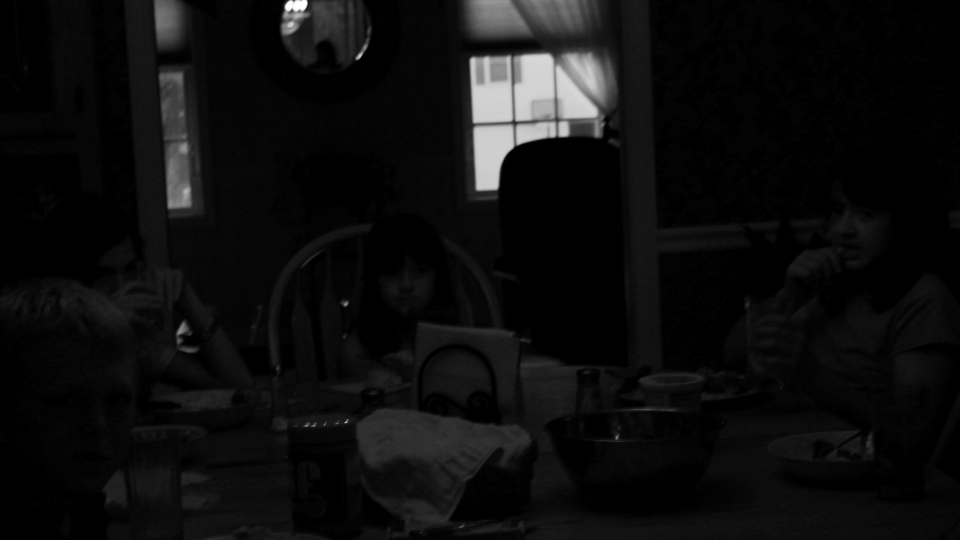
#> input picture image.png, 1920 x 1080 px (shown at 1/2 size)
$ jupyter execute cv2.ipynb
#> lines starting #> are read from the running program, lines starting #| are printed output that depends on the picture; after the words box and inside, x2 and y2 are one past the last pixel; in counts of white or black regions, pixels touching at a corner belong together
#### Packages to use:

[cell 1]
import cv2
import numpy as np
import matplotlib.pyplot as plt

####    Exporting the image to python environment:

[cell 2]
img = cv2.imread('image.png')
#> img is the input picture: shape (1080, 1920, 3); min 0, max 255, mean 13.6
grey_img = cv2.cvtColor(img, cv2.COLOR_BGR2GRAY)

####    Draw a histogram of the image

[cell 3]
histogram = cv2.calcHist([grey_img], [0], None, [256], [0, 256])
#> histogram = 256 values, max 603667 at index 0, min 1 at index 220, mean 8100

plt.figure()
plt.title("Grayscale Histogram")
plt.xlabel("Pixel Value")
plt.ylabel("Frequency")
plt.hist(np.arange(256), bins= 256, weights=histogram, color = 'blue', alpha = 0.7)
plt.show()
#> figure, not shown here; tallest bar 603667 high, from x = 0 to 0.996

####    Histogram equalization

[cell 4]
img_equalized = cv2.equalizeHist(grey_img)
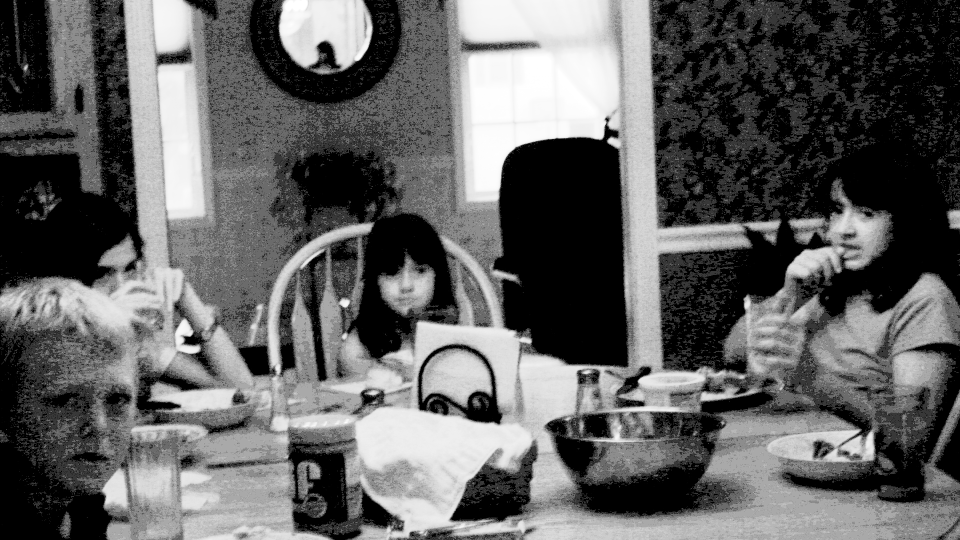
#> img_equalized: shape (1080, 1920) (shown at 1/2 size); min 0, max 255, mean 97.9
histogram_org = cv2.calcHist([grey_img] , [0], None, [256], [0, 256])
#> histogram_org has the same summary as histogram
hist_equalized = cv2.calcHist([img_equalized], [0], None, [256], [0, 256])
#> hist_equalized = 256 values, max 603667 at index 0, min 0 at index 1, mean 8100

plt.figure(figsize=(12, 6))
plt.subplot(221),plt.imshow(grey_img, cmap='gray'), plt.title('Original Image')
plt.subplot(222),plt.hist(np.arange(256), bins= 256, weights=histogram_org, color = 'blue', alpha = 0.7)
plt.title('Original Histogram')

plt.subplot(223),plt.imshow(img_equalized, cmap='gray'), plt.title('Equalized Image')
plt.subplot(224),plt.hist(np.arange(256), bins= 256, weights=hist_equalized, color = 'blue', alpha = 0.7)
plt.title('Equalized Histogram')

plt.show()
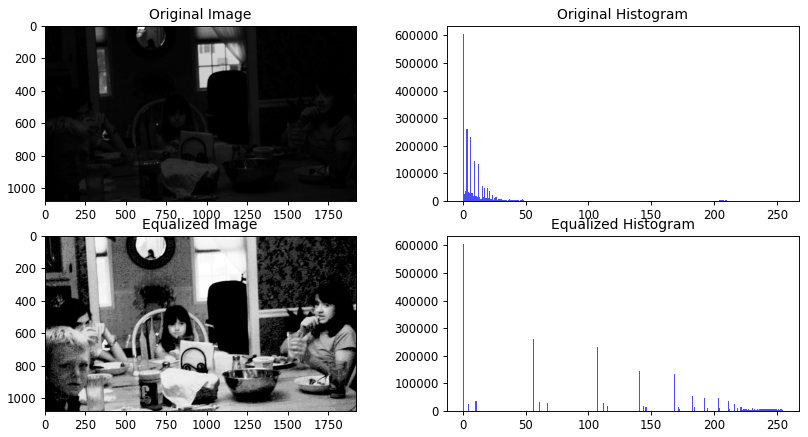
#> figure drawn by matplotlib, 4 panels; panel 2: tallest bar 603667 high, from x = 0 to 0.996; panel 4: tallest bar 603667 high, from x = 0 to 0.996

By adjusting the distribution of pixel values in the image using the “EqualizeHist” function expanding so that a better image is obtained. 0: represents black and 255 represents white is Comparing the two histograms. We can see that in our original image distributed. This results in a clearer image.

####    Double magnification processing with bicubic interpolation

[cell 5]
height, width = img_equalized.shape
#> height = 1080; width = 1920
img_enlarged = cv2.resize(img_equalized, (2*width, 2*height), interpolation = cv2.INTER_CUBIC)
hist_enlarged = cv2.calcHist([img_enlarged], [0], None, [256], [0, 256])
#> hist_enlarged = 256 values, max 2124274 at index 0, min 4914 at index 29, mean 32400

plt.figure(figsize=(12, 6))

plt.subplot(221),plt.imshow(img_enlarged, cmap='gray'), plt.title('Enlarged Image')
plt.subplot(222),plt.hist(np.arange(256), bins= 256, weights=hist_enlarged, color = 'blue', alpha = 0.7)

plt.title('Enlarged Histogram')
plt.show()
#> figure, not shown here; panel 2: tallest bar 2124274 high, from x = 0 to 0.996

With the help of the Resize function, we can use this value to resize the image to whatever size we want to create.
we do not multiply. The large drop in the black value in the histogram is due to the equalization process. is due to the synchronization process. The formation of tiny pyramids of 50, 100, 150 is probably the result may be due to an effort to emphasize certain tones

####    Görüntüye unsharp masking ve highboost filtering uygulama işlemi

[cell 6]
blurred = cv2.GaussianBlur(img_enlarged, (5, 5), 2)
unsarp_mask = cv2.addWeighted(img_enlarged, 1.5, blurred, 0, -1)
highboost_filter = cv2.addWeighted(img_enlarged, 2.5, unsarp_mask, 0, -1)


plt.figure(figsize=(12, 10))

plt.subplot(3,2,5),plt.imshow(highboost_filter, cmap='gray'), plt.title('High-Boost Filtering')
plt.subplot(3,2,6),plt.hist(np.arange(256), bins= 256, weights=cv2.calcHist([highboost_filter], [0], None, [256], [0, 256]), color = 'blue', alpha = 0.7)


plt.title('High-Boost Filtering Histogram')
plt.show()
#> figure, not shown here; panel 2: tallest bar 4055408 high, from x = 254 to 255

Gauss filtresi uygulanarak bulanıklaştırma işlemi yapılıyor. (5, 5) çekirdek boyutunu belirtir ve 2 standart sapmayı ifade eder görüntüyü yumuşatmak için kullandık. Histogram için belirli tonların veya detayların vurgulandığını söyleyebiliriz. Görselin Daha dengeli bir hale geldiğini söyleyebiliriz.

####    The process of shifting dft2

[cell 7]
dft = cv2.dft(np.float32(highboost_filter), flags=cv2.DFT_COMPLEX_OUTPUT)
dft_shifted = np.fft.fftshift(dft)
magnitude_spectrum = 20 * np.log(cv2.magnitude(dft_shifted[:, :, 0], dft_shifted[:, :, 1]))
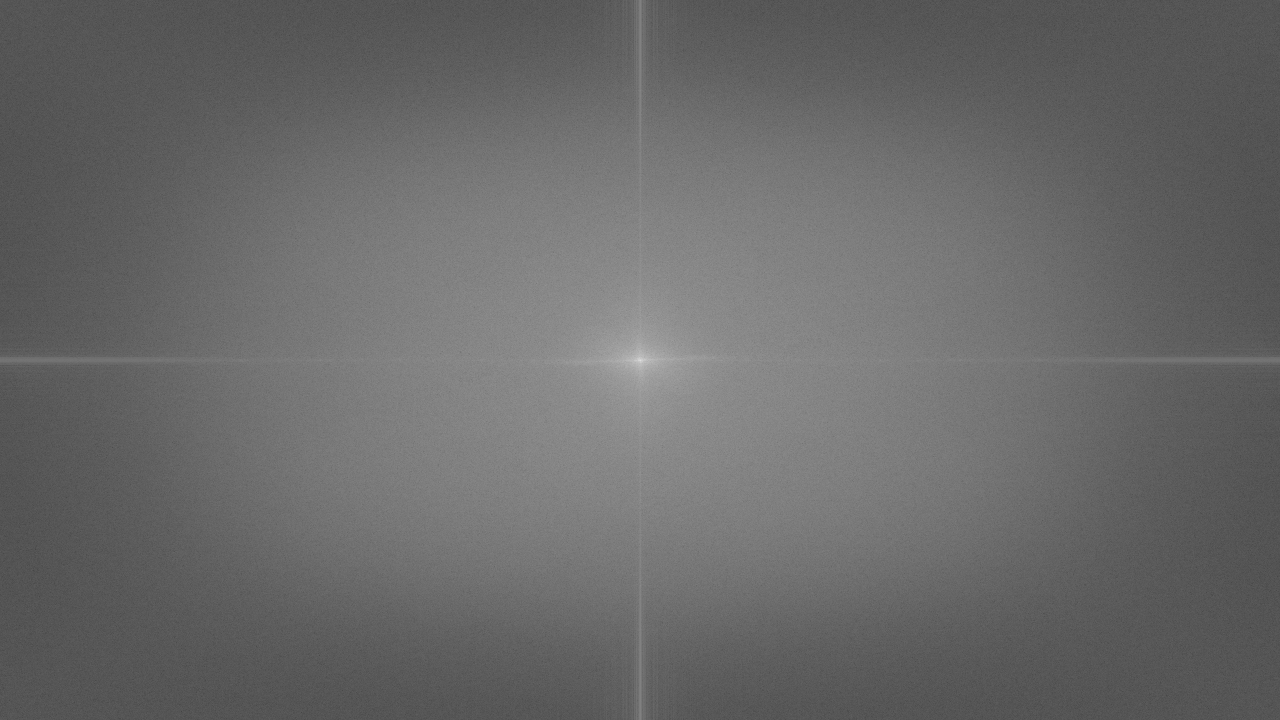
#> magnitude_spectrum: shape (2160, 3840) float32 (shown at 1/3 size); min 33.02, max 419.7, mean 193.3; drawn with min black and max white

plt.imshow(magnitude_spectrum, cmap='gray')
plt.title('Magnitude Spectrum'), plt.xticks([]), plt.yticks([])
plt.colorbar()
plt.show()

####    Plotting the Gaussian filter

[cell 8]
radius = 200
rows, cols = highboost_filter.shape
#> rows = 2160; cols = 3840
crow, ccol = rows//2, cols//2
#> crow = 1080; ccol = 1920
x ,y = np.ogrid[:rows, :cols]
#> x = 2160 values from 0 to 2159
mask = (x- crow)**2 + (y-ccol)**2 <= radius**2

img_clear_circle = np.zeros_like(highboost_filter)
img_clear_circle[mask] = 255


black_background = np.zeros_like(highboost_filter)
black_background[crow- radius:crow+radius, ccol-radius:ccol+radius] = img_clear_circle[crow- radius:crow+radius, ccol-radius:ccol+radius]
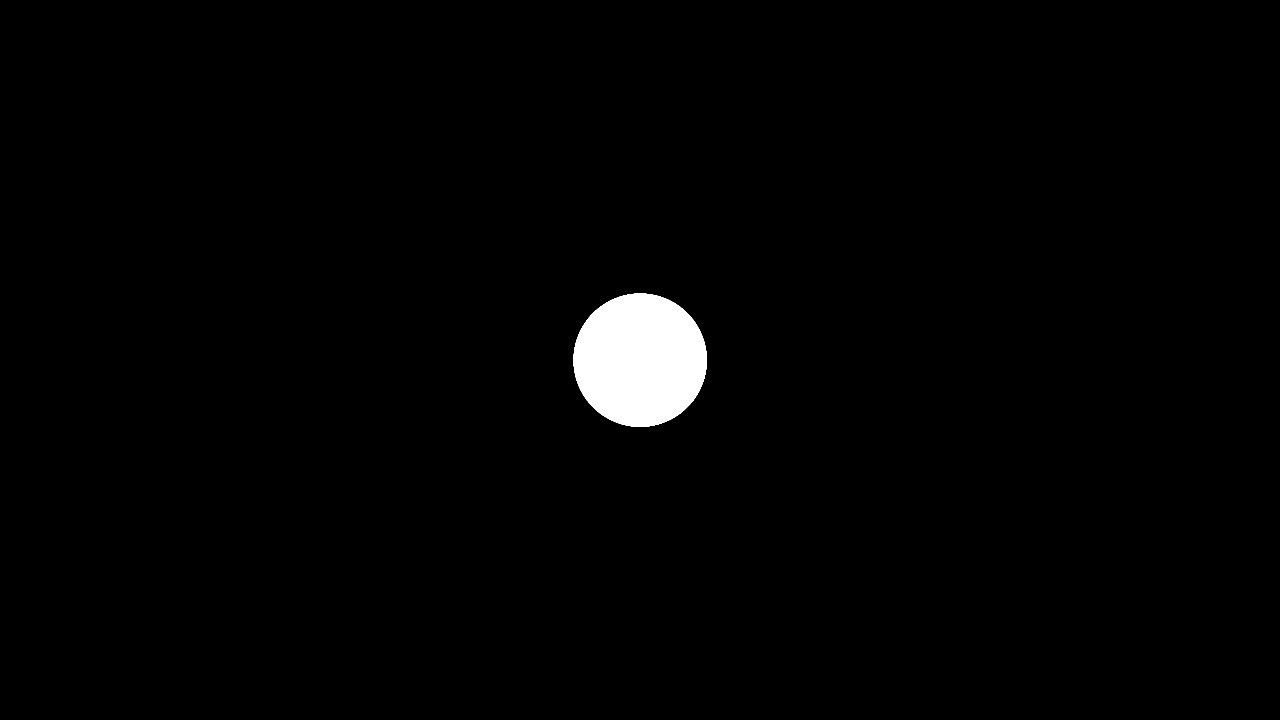
#> black_background: shape (2160, 3840) (shown at 1/3 size); 1.5% white; 1 white region, box (x1, y1, x2, y2) and area: (1720, 880, 2120, 1280) 125627

plt.imshow(black_background, cmap='gray')
plt.title('Gaussian Mask')
plt.colorbar()
plt.show()

[cell 9]
inverse_dft = cv2.idft(dft_shifted)
img_fin = cv2.magnitude(inverse_dft[:, :, 1], inverse_dft[:, :, 0])
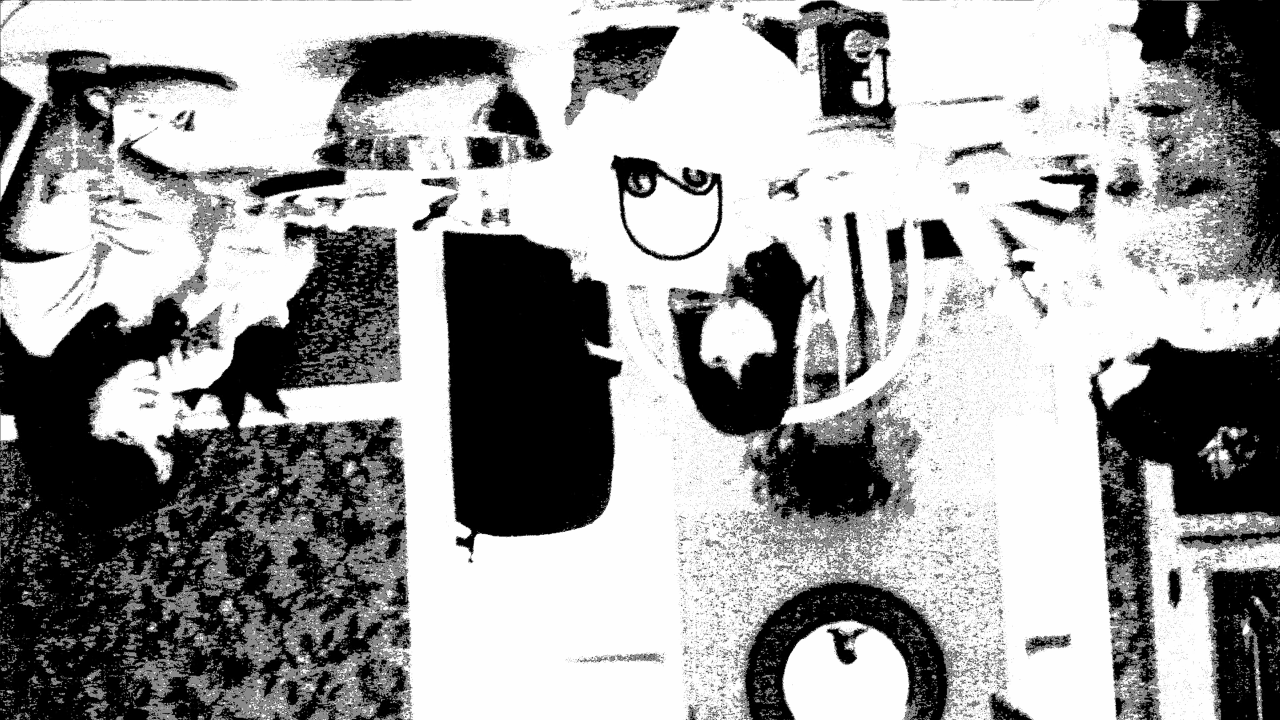
#> img_fin: shape (2160, 3840) float32 (shown at 1/3 size); min 0.000168, max 2.12e+09, mean 1.3e+09; drawn with min black and max white
img_fin = np.flipud(np.fliplr(img_fin))

plt.imshow(img_fin, cmap='gray')
plt.title("Final Image")
plt.show()

####    Combining all of our operations in a single plot

[cell 10]
plt.figure(figsize=(18, 20))
plt.subplot(6, 2, 1)
plt.imshow(grey_img, cmap='gray')
plt.title('Original Image')
plt.subplot(6, 2, 2)
plt.hist(np.arange(256), bins=256, weights=histogram_org, color='blue', alpha=0.7)
plt.title('Original Histogram')
plt.subplot(6, 2, 3)
plt.imshow(img_equalized, cmap='gray')
plt.title('Equalized Image')
plt.subplot(6, 2, 4)
plt.hist(np.arange(256), bins=256, weights=hist_equalized, color='blue', alpha=0.7)
plt.title('Equalized Histogram')
plt.subplot(6, 2, 5)
plt.imshow(img_enlarged, cmap='gray')
plt.title('Enlarged Image')
plt.subplot(6, 2, 6)
plt.hist(np.arange(256), bins=256, weights=hist_enlarged, color='blue', alpha=0.7)
plt.title('Resized Histogram')
plt.subplot(6, 2, 8)
plt.hist(np.arange(256), bins=256, weights=cv2.calcHist([highboost_filter], [0], None, [256], [0, 256]), color='blue',
alpha=0.7)
plt.title('High-Boost Histogram')
plt.subplot(6, 2, 7)
plt.imshow(highboost_filter, cmap='gray')
plt.title('High-Boost Filtering')
plt.subplot(6, 2, 10)
plt.imshow(magnitude_spectrum, cmap='gray')
plt.title('Magnitude Spectrum')
plt.subplot(6, 2, 11)
plt.imshow(black_background, cmap='gray')
plt.title('Gaussian Mask')
plt.colorbar()
plt.subplot(6, 2, 12)
plt.imshow(img_fin, cmap='gray')
plt.title('Final Image')
plt.subplot(6, 2, 9)
plt.imshow(unsarp_mask, cmap='gray')
plt.title('Unsharp Masking')
plt.tight_layout()
plt.show()
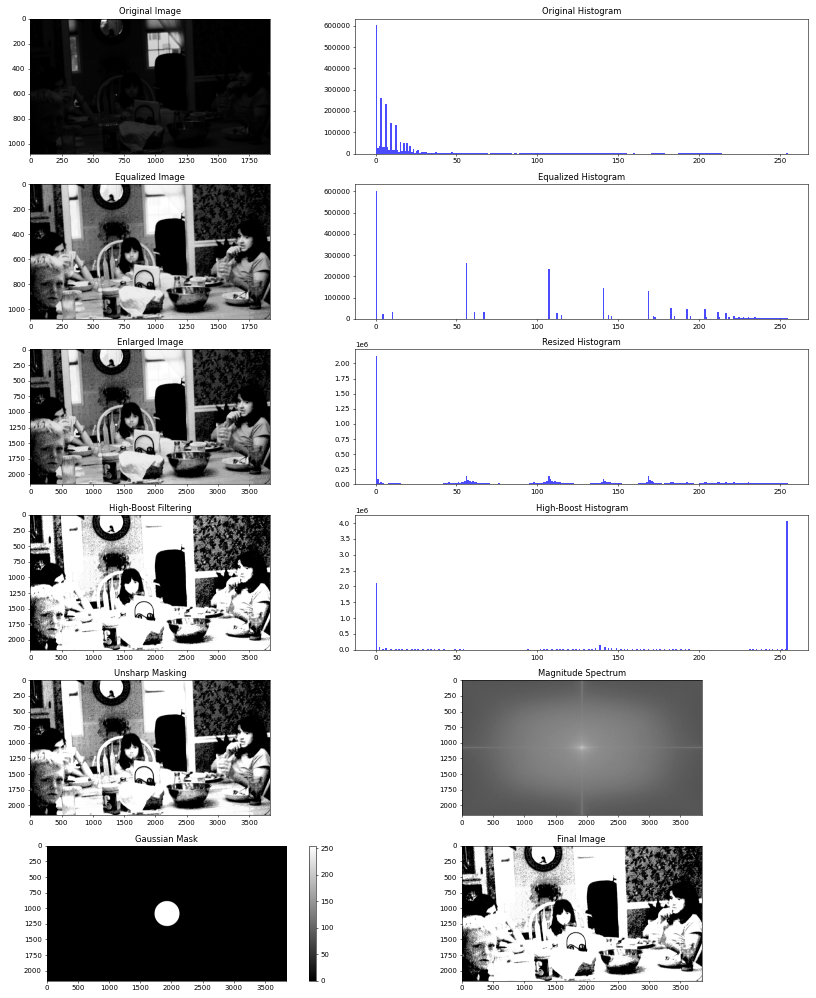
#> figure drawn by matplotlib, 13 panels; panel 2: tallest bar 603667 high, from x = 0 to 0.996; panel 4: tallest bar 603667 high, from x = 0 to 0.996; panel 6: tallest bar 2124274 high, from x = 0 to 0.996; panel 7: tallest bar 4055408 high, from x = 254 to 255
